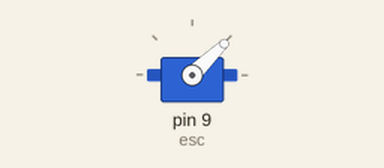
Recording of a sketch running on a simulated Arduino Uno, built with avr-gcc and run on an emulated ATmega328P. On the bench: servo.

Above: at 0.05 s.
At 3.5 s:
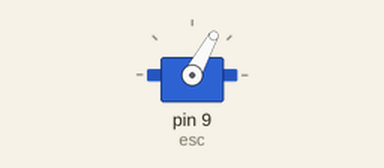
At 7.0 s:
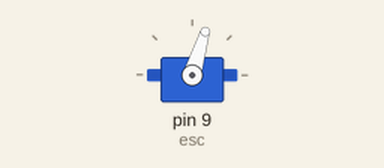
Timing chart, 0 to 9.1 s (numbered marks = the images above):
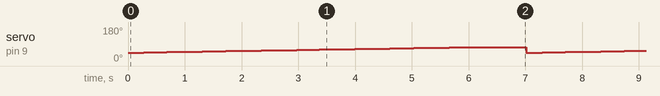

Measured:
- by itself, servo on pin 9 (esc): ramps from 44° to 73° and jumps back, once every 7.0 s

The sketch:

ESC_calibration_fix.ino
```cpp
#include <Servo.h>

Servo esc;

void setup() {
  esc.attach(9);  // ESC signal wire connected to pin 9
  Serial.begin(9600);
}

void loop() {
  // esc.writeMicroseconds(1100);  // Slightly above minimum throttle
  // delay(3000);  // Wait for 3 seconds to see if the motor spins

  // esc.writeMicroseconds(1500);  // Mid-throttle
  // delay(3000);  // Wait for 3 seconds to see if the motor spins

  for(int i = 1000; i < 1300; i++){
    esc.writeMicroseconds(i);
    delay(20);
  }
  delay(1000);
  // esc.writeMicroseconds(2000);  // Full throttle
  // delay(3000);  // Wait for 3 seconds to see if the motor spins
  // Serial.write("1");
  // esc.writeMicroseconds(1000);  // Back to minimum throttle
  // delay(3000);  // Wait for 3 seconds to see if the motor stops
  // Serial.write("2");
}
```
